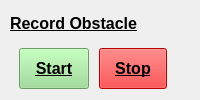
           <widget class="QWidget" name="widget_10" native="true">
            <property name="sizePolicy">
             <sizepolicy hsizetype="Maximum" vsizetype="Preferred">
              <horstretch>0</horstretch>
              <verstretch>0</verstretch>
             </sizepolicy>
            </property>
            <property name="styleSheet">
             <string notr="true">#widget_10{
	border: 2px solid #000000;
}</string>
            </property>
            <layout class="QVBoxLayout" name="verticalLayout_5">
             <property name="spacing">
              <number>2</number>
             </property>
             <property name="leftMargin">
              <number>10</number>
             </property>
             <property name="topMargin">
              <number>10</number>
             </property>
             <property name="rightMargin">
              <number>10</number>
             </property>
             <property name="bottomMargin">
              <number>2</number>
             </property>
             <item>
              <widget class="QWidget" name="widget_11" native="true">
               <property name="sizePolicy">
                <sizepolicy hsizetype="Maximum" vsizetype="Preferred">
                 <horstretch>0</horstretch>
                 <verstretch>0</verstretch>
                </sizepolicy>
               </property>
               <layout class="QVBoxLayout" name="verticalLayout_6">
                <property name="spacing">
                 <number>0</number>
                </property>
                <property name="leftMargin">
                 <number>0</number>
                </property>
                <property name="topMargin">
                 <number>0</number>
                </property>
                <property name="rightMargin">
                 <number>0</number>
                </property>
                <property name="bottomMargin">
                 <number>0</number>
                </property>
                <item>
                 <widget class="QLabel" name="label_2">
                  <property name="sizePolicy">
                   <sizepolicy hsizetype="Maximum" vsizetype="Preferred">
                    <horstretch>0</horstretch>
                    <verstretch>0</verstretch>
                   </sizepolicy>
                  </property>
                  <property name="font">
                   <font>
                    <pointsize>12</pointsize>
                    <weight>75</weight>
                    <bold>true</bold>
                    <underline>true</underline>
                   </font>
                  </property>
                  <property name="styleSheet">
                   <string notr="true">QLabel{
	color: black;
}</string>
                  </property>
                  <property name="text">
                   <string>Record Obstacle</string>
                  </property>
                 </widget>
                </item>
               </layout>
              </widget>
             </item>
             <item>
              <widget class="QWidget" name="widget_12" native="true">
               <property name="sizePolicy">
                <sizepolicy hsizetype="Maximum" vsizetype="Preferred">
                 <horstretch>0</horstretch>
                 <verstretch>0</verstretch>
                </sizepolicy>
               </property>
               <layout class="QHBoxLayout" name="horizontalLayout_5">
                <property name="spacing">
                 <number>10</number>
                </property>
                <item>
                 <widget class="QPushButton" name="startObs">
                  <property name="sizePolicy">
                   <sizepolicy hsizetype="Maximum" vsizetype="Minimum">
                    <horstretch>0</horstretch>
                    <verstretch>0</verstretch>
                   </sizepolicy>
                  </property>
                  <property name="minimumSize">
                   <size>
                    <width>0</width>
                    <height>30</height>
                   </size>
                  </property>
                  <property name="sizeIncrement">
                   <size>
                    <width>0</width>
                    <height>0</height>
                   </size>
                  </property>
                  <property name="palette">
                   <palette>
                    <active>
                     <colorrole role="WindowText">
                      <brush brushstyle="SolidPattern">
                       <color alpha="255">
                        <red>0</red>
                        <green>0</green>
                        <blue>0</blue>
                       </color>
                      </brush>
                     </colorrole>
                     <colorrole role="Button">
                      <brush brushstyle="SolidPattern">
                       <color alpha="255">
                        <red>147</red>
                        <green>220</green>
                        <blue>139</blue>
                       </color>
                      </brush>
                     </colorrole>
                     <colorrole role="Text">
                      <brush brushstyle="SolidPattern">
                       <color alpha="255">
                        <red>0</red>
                        <green>0</green>
                        <blue>0</blue>
                       </color>
                      </brush>
                     </colorrole>
                     <colorrole role="ButtonText">
                      <brush brushstyle="SolidPattern">
                       <color alpha="255">
                        <red>0</red>
                        <green>0</green>
                        <blue>0</blue>
                       </color>
                      </brush>
                     </colorrole>
                     <colorrole role="Base">
                      <brush brushstyle="SolidPattern">
                       <color alpha="255">
                        <red>147</red>
                        <green>220</green>
                        <blue>139</blue>
                       </color>
                      </brush>
                     </colorrole>
                     <colorrole role="Window">
                      <brush brushstyle="SolidPattern">
                       <color alpha="255">
                        <red>147</red>
                        <green>220</green>
                        <blue>139</blue>
                       </color>
                      </brush>
                     </colorrole>
                    </active>
                    <inactive>
                     <colorrole role="WindowText">
                      <brush brushstyle="SolidPattern">
                       <color alpha="255">
                        <red>0</red>
                        <green>0</green>
                        <blue>0</blue>
                       </color>
                      </brush>
                     </colorrole>
                     <colorrole role="Button">
                      <brush brushstyle="SolidPattern">
                       <color alpha="255">
                        <red>147</red>
                        <green>220</green>
                        <blue>139</blue>
                       </color>
                      </brush>
                     </colorrole>
                     <colorrole role="Text">
                      <brush brushstyle="SolidPattern">
                       <color alpha="255">
                        <red>0</red>
                        <green>0</green>
                        <blue>0</blue>
                       </color>
                      </brush>
                     </colorrole>
                     <colorrole role="ButtonText">
                      <brush brushstyle="SolidPattern">
                       <color alpha="255">
                        <red>0</red>
                        <green>0</green>
                        <blue>0</blue>
                       </color>
                      </brush>
                     </colorrole>
                     <colorrole role="Base">
                      <brush brushstyle="SolidPattern">
                       <color alpha="255">
                        <red>147</red>
                        <green>220</green>
                        <blue>139</blue>
                       </color>
                      </brush>
                     </colorrole>
                     <colorrole role="Window">
                      <brush brushstyle="SolidPattern">
                       <color alpha="255">
                        <red>147</red>
                        <green>220</green>
                        <blue>139</blue>
                       </color>
                      </brush>
                     </colorrole>
                    </inactive>
                    <disabled>
                     <colorrole role="WindowText">
                      <brush brushstyle="SolidPattern">
                       <color alpha="255">
                        <red>0</red>
                        <green>0</green>
                        <blue>0</blue>
                       </color>
                      </brush>
                     </colorrole>
                     <colorrole role="Button">
                      <brush brushstyle="SolidPattern">
                       <color alpha="255">
                        <red>147</red>
                        <green>220</green>
                        <blue>139</blue>
                       </color>
                      </brush>
                     </colorrole>
                     <colorrole role="Text">
                      <brush brushstyle="SolidPattern">
                       <color alpha="255">
                        <red>0</red>
                        <green>0</green>
                        <blue>0</blue>
                       </color>
                      </brush>
                     </colorrole>
                     <colorrole role="ButtonText">
                      <brush brushstyle="SolidPattern">
                       <color alpha="255">
                        <red>0</red>
                        <green>0</green>
                        <blue>0</blue>
                       </color>
                      </brush>
                     </colorrole>
                     <colorrole role="Base">
                      <brush brushstyle="SolidPattern">
                       <color alpha="255">
                        <red>147</red>
                        <green>220</green>
                        <blue>139</blue>
                       </color>
                      </brush>
                     </colorrole>
                     <colorrole role="Window">
                      <brush brushstyle="SolidPattern">
                       <color alpha="255">
                        <red>147</red>
                        <green>220</green>
                        <blue>139</blue>
                       </color>
                      </brush>
                     </colorrole>
                    </disabled>
                   </palette>
                  </property>
                  <property name="font">
                   <font>
                    <pointsize>12</pointsize>
                    <weight>75</weight>
                    <bold>true</bold>
                    <underline>true</underline>
                   </font>
                  </property>
                  <property name="cursor">
                   <cursorShape>PointingHandCursor</cursorShape>
                  </property>
                  <property name="focusPolicy">
                   <enum>Qt::NoFocus</enum>
                  </property>
                  <property name="contextMenuPolicy">
                   <enum>Qt::DefaultContextMenu</enum>
                  </property>
                  <property name="styleSheet">
                   <string notr="true">QPushButton {
	color:black;
	background-color: rgb(147, 220, 139);
	padding-top: 10px;
    padding-right: 15px;
    padding-bottom: 10px;
    padding-left: 15px;
}</string>
                  </property>
                  <property name="text">
                   <string>Start</string>
                  </property>
                  <property name="iconSize">
                   <size>
                    <width>16</width>
                    <height>16</height>
                   </size>
                  </property>
                 </widget>
                </item>
                <item>
                 <widget class="QPushButton" name="stopObs">
                  <property name="sizePolicy">
                   <sizepolicy hsizetype="Maximum" vsizetype="Minimum">
                    <horstretch>0</horstretch>
                    <verstretch>0</verstretch>
                   </sizepolicy>
                  </property>
                  <property name="palette">
                   <palette>
                    <active>
                     <colorrole role="WindowText">
                      <brush brushstyle="SolidPattern">
                       <color alpha="255">
                        <red>0</red>
                        <green>0</green>
                        <blue>0</blue>
                       </color>
                      </brush>
                     </colorrole>
                     <colorrole role="Button">
                      <brush brushstyle="SolidPattern">
                       <color alpha="255">
                        <red>255</red>
                        <green>0</green>
                        <blue>0</blue>
                       </color>
                      </brush>
                     </colorrole>
                     <colorrole role="Text">
                      <brush brushstyle="SolidPattern">
                       <color alpha="255">
                        <red>0</red>
                        <green>0</green>
                        <blue>0</blue>
                       </color>
                      </brush>
                     </colorrole>
                     <colorrole role="ButtonText">
                      <brush brushstyle="SolidPattern">
                       <color alpha="255">
                        <red>0</red>
                        <green>0</green>
                        <blue>0</blue>
                       </color>
                      </brush>
                     </colorrole>
                     <colorrole role="Base">
                      <brush brushstyle="SolidPattern">
                       <color alpha="255">
                        <red>255</red>
                        <green>0</green>
                        <blue>0</blue>
                       </color>
                      </brush>
                     </colorrole>
                     <colorrole role="Window">
                      <brush brushstyle="SolidPattern">
                       <color alpha="255">
                        <red>255</red>
                        <green>0</green>
                        <blue>0</blue>
                       </color>
                      </brush>
                     </colorrole>
                    </active>
                    <inactive>
                     <colorrole role="WindowText">
                      <brush brushstyle="SolidPattern">
                       <color alpha="255">
                        <red>0</red>
                        <green>0</green>
                        <blue>0</blue>
                       </color>
                      </brush>
                     </colorrole>
                     <colorrole role="Button">
                      <brush brushstyle="SolidPattern">
                       <color alpha="255">
                        <red>255</red>
                        <green>0</green>
                        <blue>0</blue>
                       </color>
                      </brush>
                     </colorrole>
                     <colorrole role="Text">
                      <brush brushstyle="SolidPattern">
                       <color alpha="255">
                        <red>0</red>
                        <green>0</green>
                        <blue>0</blue>
                       </color>
                      </brush>
                     </colorrole>
                     <colorrole role="ButtonText">
                      <brush brushstyle="SolidPattern">
                       <color alpha="255">
                        <red>0</red>
                        <green>0</green>
                        <blue>0</blue>
                       </color>
                      </brush>
                     </colorrole>
                     <colorrole role="Base">
                      <brush brushstyle="SolidPattern">
                       <color alpha="255">
                        <red>255</red>
                        <green>0</green>
                        <blue>0</blue>
                       </color>
                      </brush>
                     </colorrole>
                     <colorrole role="Window">
                      <brush brushstyle="SolidPattern">
                       <color alpha="255">
                        <red>255</red>
                        <green>0</green>
                        <blue>0</blue>
                       </color>
                      </brush>
                     </colorrole>
                    </inactive>
                    <disabled>
                     <colorrole role="WindowText">
                      <brush brushstyle="SolidPattern">
                       <color alpha="255">
                        <red>0</red>
                        <green>0</green>
                        <blue>0</blue>
                       </color>
                      </brush>
                     </colorrole>
                     <colorrole role="Button">
                      <brush brushstyle="SolidPattern">
                       <color alpha="255">
                        <red>255</red>
                        <green>0</green>
                        <blue>0</blue>
                       </color>
                      </brush>
                     </colorrole>
                     <colorrole role="Text">
                      <brush brushstyle="SolidPattern">
                       <color alpha="255">
                        <red>0</red>
                        <green>0</green>
                        <blue>0</blue>
                       </color>
                      </brush>
                     </colorrole>
                     <colorrole role="ButtonText">
                      <brush brushstyle="SolidPattern">
                       <color alpha="255">
                        <red>0</red>
                        <green>0</green>
                        <blue>0</blue>
                       </color>
                      </brush>
                     </colorrole>
                     <colorrole role="Base">
                      <brush brushstyle="SolidPattern">
                       <color alpha="255">
                        <red>255</red>
                        <green>0</green>
                        <blue>0</blue>
                       </color>
                      </brush>
                     </colorrole>
                     <colorrole role="Window">
                      <brush brushstyle="SolidPattern">
                       <color alpha="255">
                        <red>255</red>
                        <green>0</green>
                        <blue>0</blue>
                       </color>
                      </brush>
                     </colorrole>
                    </disabled>
                   </palette>
                  </property>
                  <property name="font">
                   <font>
                    <pointsize>12</pointsize>
                    <weight>75</weight>
                    <bold>true</bold>
                    <underline>true</underline>
                   </font>
                  </property>
                  <property name="cursor">
                   <cursorShape>PointingHandCursor</cursorShape>
                  </property>
                  <property name="styleSheet">
                   <string notr="true">QPushButton {
	color:black;
	background-color: rgb(255, 0, 0);
	padding-top: 10px;
    padding-right: 15px;
    padding-bottom: 10px;
    padding-left: 15px;
}</string>
                  </property>
                  <property name="text">
                   <string>Stop</string>
                  </property>
                 </widget>
                </item>
               </layout>
              </widget>
             </item>
            </layout>
           </widget>
